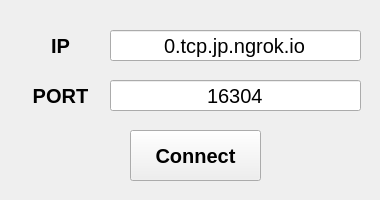
<?xml version="1.0" encoding="UTF-8"?>
<ui version="4.0">
 <class>Login</class>
 <widget class="QWidget" name="Login">
  <property name="geometry">
   <rect>
    <x>0</x>
    <y>0</y>
    <width>380</width>
    <height>200</height>
   </rect>
  </property>
  <property name="sizePolicy">
   <sizepolicy hsizetype="Fixed" vsizetype="Fixed">
    <horstretch>0</horstretch>
    <verstretch>0</verstretch>
   </sizepolicy>
  </property>
  <property name="minimumSize">
   <size>
    <width>380</width>
    <height>200</height>
   </size>
  </property>
  <property name="maximumSize">
   <size>
    <width>380</width>
    <height>200</height>
   </size>
  </property>
  <property name="windowTitle">
   <string>Login</string>
  </property>
  <widget class="QLabel" name="N_t">
   <property name="geometry">
    <rect>
     <x>20</x>
     <y>30</y>
     <width>81</width>
     <height>31</height>
    </rect>
   </property>
   <property name="font">
    <font>
     <pointsize>15</pointsize>
     <weight>75</weight>
     <italic>false</italic>
     <bold>true</bold>
     <underline>false</underline>
     <strikeout>false</strikeout>
     <kerning>true</kerning>
    </font>
   </property>
   <property name="text">
    <string>IP</string>
   </property>
   <property name="alignment">
    <set>Qt::AlignCenter</set>
   </property>
  </widget>
  <widget class="QPushButton" name="connect_btn">
   <property name="geometry">
    <rect>
     <x>130</x>
     <y>130</y>
     <width>131</width>
     <height>51</height>
    </rect>
   </property>
   <property name="font">
    <font>
     <pointsize>15</pointsize>
     <weight>75</weight>
     <bold>true</bold>
    </font>
   </property>
   <property name="text">
    <string>Connect</string>
   </property>
  </widget>
  <widget class="QLineEdit" name="ip_str">
   <property name="geometry">
    <rect>
     <x>110</x>
     <y>30</y>
     <width>251</width>
     <height>31</height>
    </rect>
   </property>
   <property name="font">
    <font>
     <pointsize>15</pointsize>
    </font>
   </property>
   <property name="accessibleName">
    <string/>
   </property>
   <property name="inputMask">
    <string/>
   </property>
   <property name="text">
    <string>0.tcp.jp.ngrok.io</string>
   </property>
   <property name="alignment">
    <set>Qt::AlignCenter</set>
   </property>
  </widget>
  <widget class="QLabel" name="N_t_2">
   <property name="geometry">
    <rect>
     <x>10</x>
     <y>80</y>
     <width>101</width>
     <height>31</height>
    </rect>
   </property>
   <property name="font">
    <font>
     <pointsize>15</pointsize>
     <weight>75</weight>
     <italic>false</italic>
     <bold>true</bold>
     <underline>false</underline>
     <strikeout>false</strikeout>
     <kerning>true</kerning>
    </font>
   </property>
   <property name="text">
    <string>PORT</string>
   </property>
   <property name="alignment">
    <set>Qt::AlignCenter</set>
   </property>
  </widget>
  <widget class="QLineEdit" name="port_str">
   <property name="geometry">
    <rect>
     <x>110</x>
     <y>80</y>
     <width>251</width>
     <height>31</height>
    </rect>
   </property>
   <property name="font">
    <font>
     <pointsize>15</pointsize>
    </font>
   </property>
   <property name="accessibleName">
    <string/>
   </property>
   <property name="inputMask">
    <string/>
   </property>
   <property name="text">
    <string>16304</string>
   </property>
   <property name="alignment">
    <set>Qt::AlignCenter</set>
   </property>
  </widget>
 </widget>
 <resources/>
 <connections/>
</ui>
